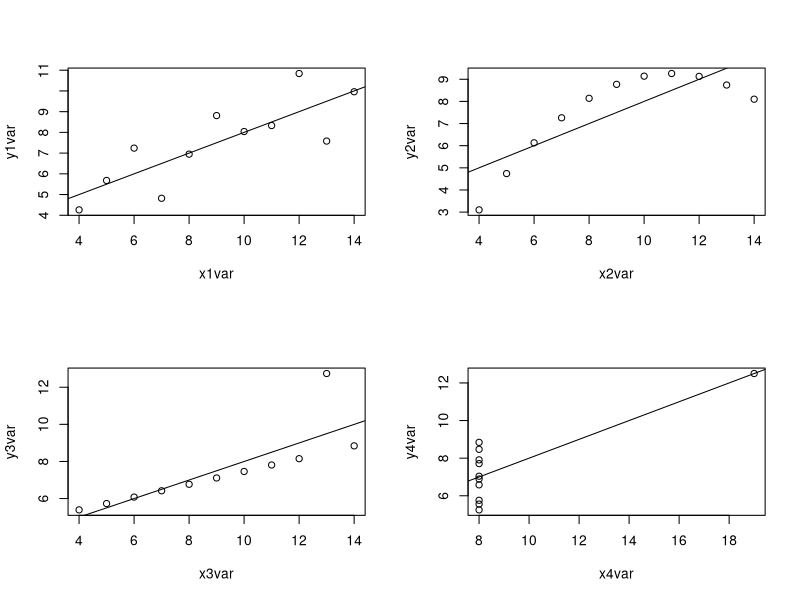

Here is the R script that generated this plot:
x1var <- anscombe$x1
y1var <- anscombe$y1
x2var <- anscombe$x2
y2var <- anscombe$y2
x3var <- anscombe$x3
y3var <- anscombe$y3
x4var <- anscombe$x4
y4var <- anscombe$y4

anscombe1.lm <- lm(y1var ~ x1var)
anscombe2.lm <- lm(y2var ~ x2var)
anscombe3.lm <- lm(y3var ~ x3var)
anscombe4.lm <- lm(y4var ~ x4var)
par(mfrow = c(2,2))
plot(x1var,y1var)
abline(anscombe1.lm)
plot(x2var,y2var)
abline(anscombe2.lm)
plot(x3var,y3var)
abline(anscombe3.lm)
plot(x4var,y4var)
abline(anscombe4.lm)
print(anscombe1.lm)
print(anscombe2.lm)
print(anscombe3.lm)
print(anscombe4.lm)